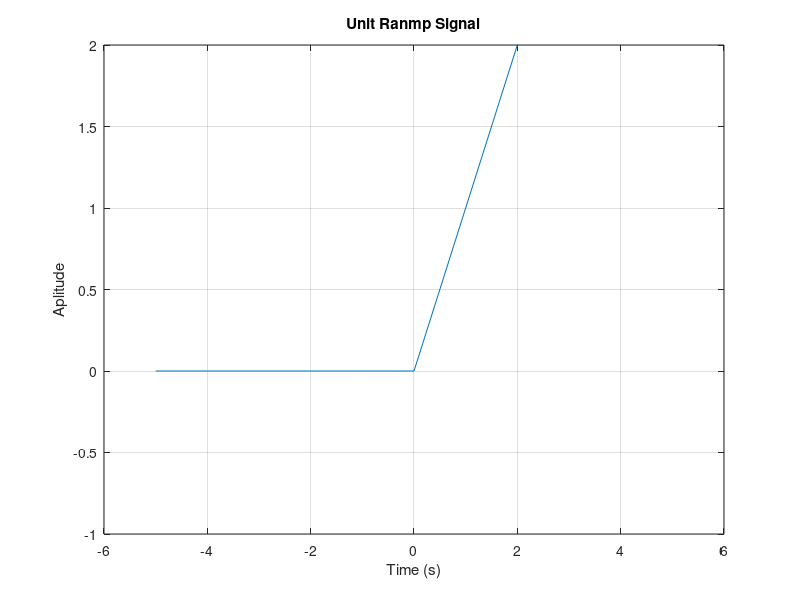

Write the MATLAB code that produced this figure.
% Unit Ranmp Signal
clc
clear
close all

t = -5 : 5;
x1 = t;
x2 = 0;

x = x1.*(t>=0) + x2.*(t<0);

plot(t, x);
xlabel('Time (s)');
ylabel('Aplitude');
title('Unit Ranmp Signal');
axis([-6, 6, -1, 2]);
grid on;